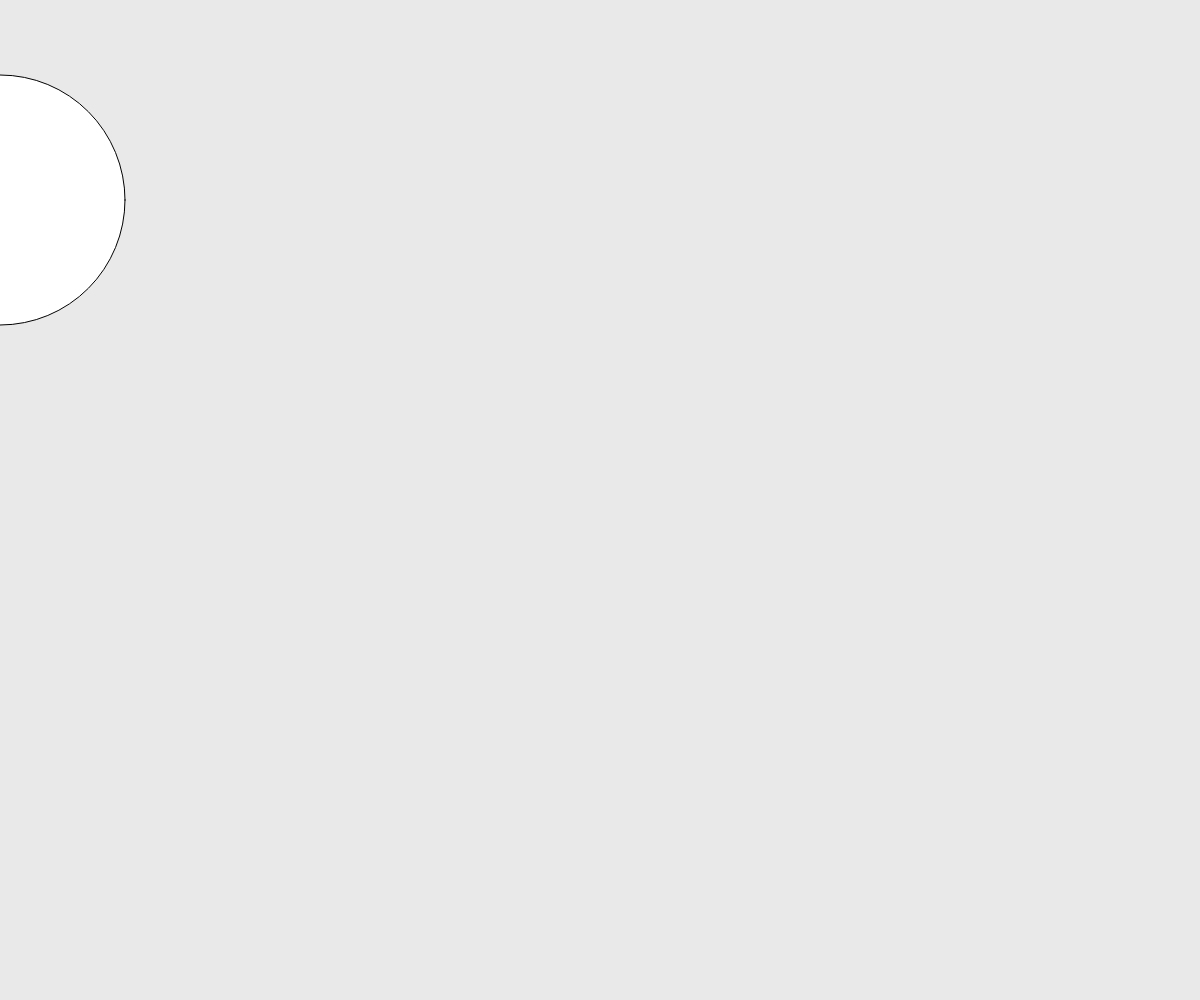
Frame 1 (no input)
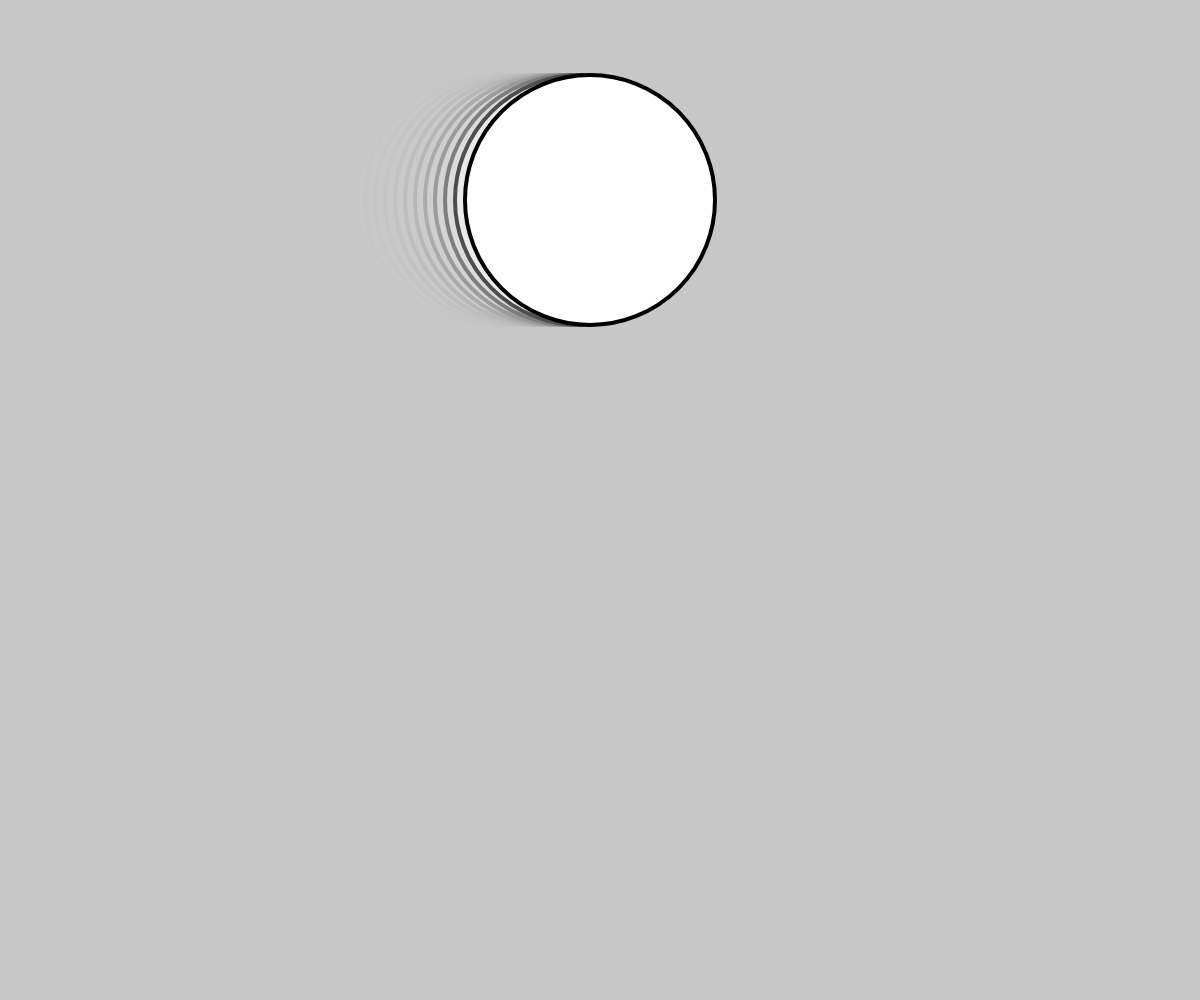
Frame 60 (no input)
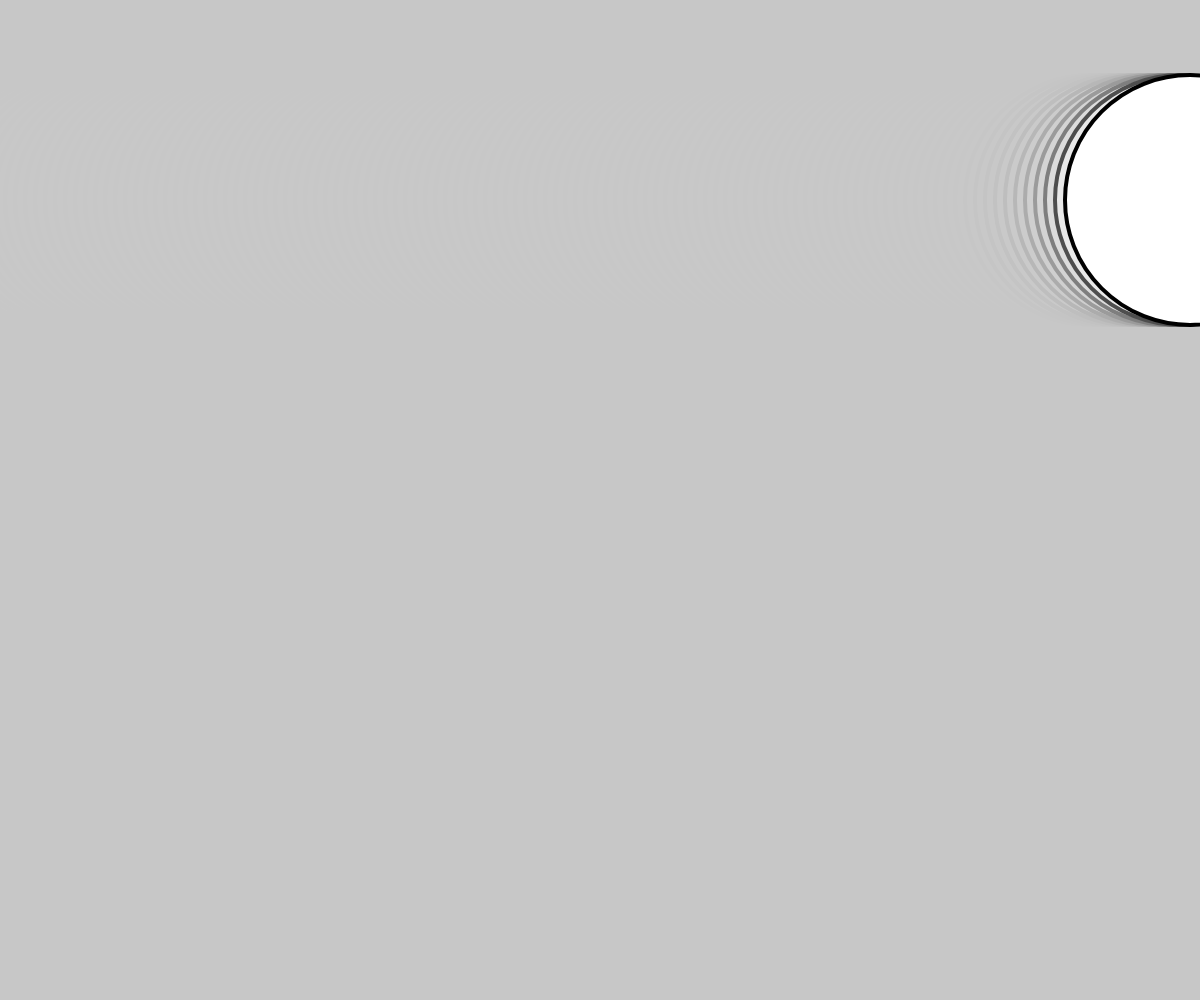
Frame 120 (the mouse pressed at the canvas centre since frame 60)

The p5.js sketch that drew these frames (run headless with seeded random() and noise() and a simulated clock; from frame 60 on, the mouse is pressed at the canvas centre):

// p5.js sketch
// ── sketch.js

var circleX=0;


var circle = { 
  x : 0,
  y : 100,
  diameter : 50
};
function setup() {
  createCanvas(window.innerWidth,window.innerHeight)
}

function draw() {
  background(200,200,200,100);
  ellipse(circleX,200,250,250)
  strokeWeight(4);
  
  circleX= circleX+10;
}
